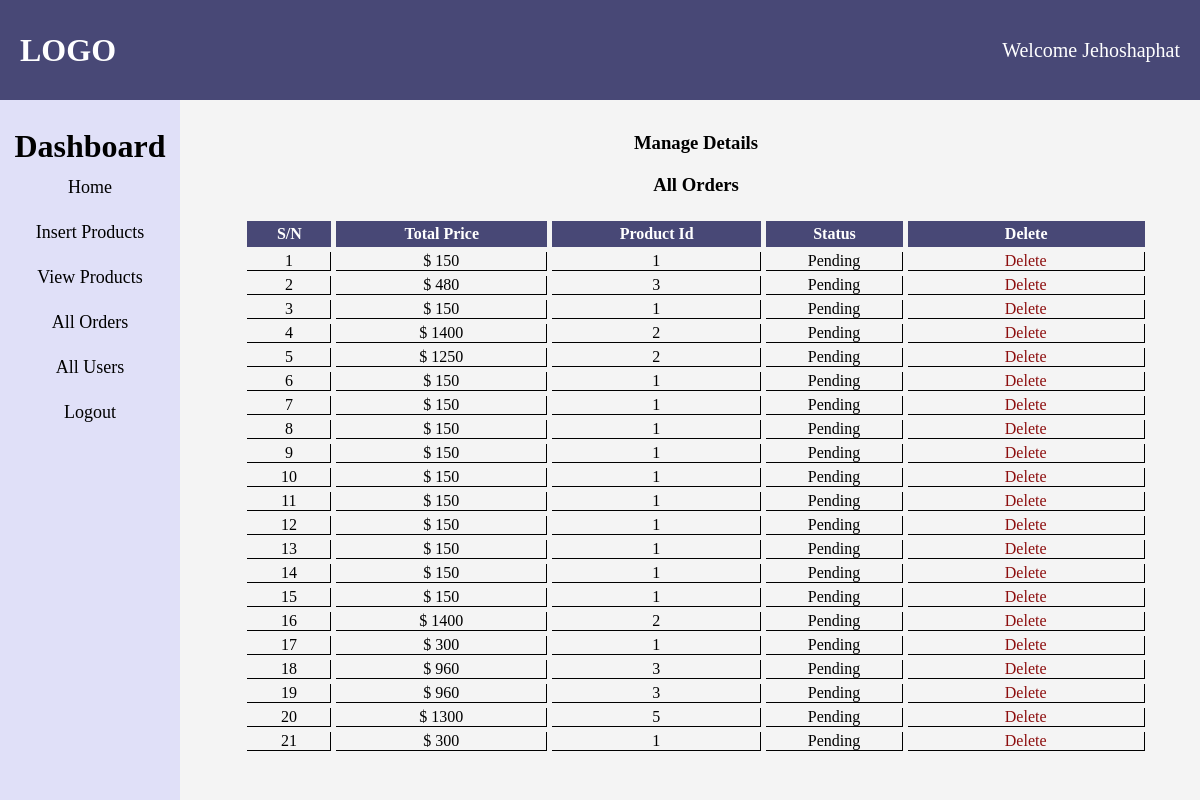
The page /Admin/List_orders.php (signed in) on the database its author committed.
### tables this page shows
CREATE TABLE `orders` (
  `Id` int(11) NOT NULL,
  `user_id` int(11) NOT NULL,
  `product_id` int(11) NOT NULL,
  `total_price` int(11) NOT NULL,
  `status` enum('Pending','Complete','Failed') NOT NULL
);

### Admin/List_orders.php (the view, shortened to what this page needs)
<?php
include ("../include/connection.php");
if(isset($_SESSION['id'])){
        $select = "SELECT * FROM users WHERE role= 'Admin'";
        $stmt = $connection->query($select);
        $fetch =$stmt->fetch(PDO::FETCH_ASSOC);
        $id = $fetch['id'];
        if($_SESSION['id'] ==  $id){     ?>
    <!DOCTYPE html>
    <html lang="en">
    <head>
        <link rel="stylesheet" href="style.css">
    </head>
    <body>
    <div class = 'Admin-header'>
        <h1>LOGO</h1>
        <ul>
            <li>
                <?php
                    if(isset($_SESSION['id'])){
                        echo "<a href=''>Welcome ".$_SESSION['username']."</a>";
                    }else{
                        echo "<a href=''>Welcome Admin</a>";
                    }
                ?>
            </li>
        </ul>
    </div>
    <div class = "main-container">
        <div class = "left-nav">
                <h1 class = "dashboard">Dashboard </h1>
                <div class = "Individual-btns">
                <ul>
                        <li>
                            <a href="index.php">Home</a>
                        </li>
                        <li>
                            <a href="insert_product.php">Insert Products</a>
                        </li>
                        <li>
                            <a href="View_products.php">View Products</a>
                        </li>
                        <li>
                            <a href="All_Users">All Orders</a>
                        </li>
                        <li>
                            <a href="All_Users.php">All Users</a>
                        </li>
                        <li>
                            <a href="../Logout.php">Logout</a>
                        </li>
                </ul>
                </div>
            </div>
            <div class = "right-body">
                <h3>Manage Details</h3>
                <h3>All Orders</h3>
                    <table  cellspacing = "5" cellpadding = "5"  >
                            <thead>
                                    <?php
                                        $get_orders = "SELECT * FROM `orders`";
                                        $result_orders = $connection->query($get_orders);
                                        $row_count = $result_orders->rowCount();
                                if($row_count==0){
                                    echo "<h2>No Orders Yet</h2>";
                                }else{
                                    echo "<tr>
                                        <th>S/N</th>
                                        <th>Total Price</th>
                                        <th>Product Id</th>
                                        <th>Status</th>
                                        <th>Delete</th>
                                    </tr>
                                </thead>";
                                    $number = 0;
                                    while($row_data =  $result_orders->fetch(PDO::FETCH_ASSOC)){
                                        $order_id= $row_data['Id'];
                                        $product_id= $row_data['product_id'];
                                        $price_total= $row_data['total_price'];
                                        $status= $row_data['status'];
                                        $number++;
                                        echo "<tr>
                                        <td> $number</td>
                                        <td>$ $price_total</td>
                                        <td>  $product_id</td>
                                        <td>$status</td>
                                        <td> <a class = 'delete-btn' href='index.php?delete_oders=$order_id'>Delete</a> </td>
                                    </tr>";
                                    }
                                }
                                    ?>
                    </table>
    </body>
    </html>
        <?php }else{
                header('location:../index.php');
            }
}
?>

### Admin/style.css (style rules this page uses)
* { margin: 0; padding: 0; box-sizing: border-box; list-style-type: none; text-decoration: none; }
body { background-color: #f4f4f4; }
.Admin-header h1, a { color: white; margin: 20px; }
.Admin-header a { color: white; margin: 20px; font-size: 20px; }
.Admin-header { position: fixed; width: 100%; height: 100px; background-color: #484876; display: flex; justify-content: space-between; align-items: center; z-index: 1; }
h3 { text-align: center; color: black; margin: 20px; }
.main-container { width: 100%; height: 100vh; display: flex; background-color: #f4f4f4; }
.left-nav { position: fixed; width: 15%; display: flex; flex-direction: column; justify-content: center; align-items: center; flex: 1; background-color: #e0e0f8; margin-top: 6em; height: 100%; }
.right-body { width: 80%; flex: 6; margin: 7em 0 0 12em; }
.Individual-btns { flex: 5; }
.Individual-btns ul li a { color: black; line-height: 45px; font-size: 18px; text-align: center; }
table { width: 90%; margin: auto; }
th { background-color: #484876; padding: 4px; color: white; }
.delete-btn { padding: 5px; border-radius: 4px; cursor: pointer; width: 20px; color: rgb(141, 14, 14); }
td { text-align: center; border-bottom: 1px solid black; border-right: 1px solid black; }

### Admin/List_orders.php (style rules this page uses)
.dashboard { color: black; margin-top: 1em; }
ul { text-align: center; }

### rows shown on the page
orders: total_price "150", product "1", status "Pending"
orders: total_price "480", product "3", status "Pending"
orders: total_price "150", product "1", status "Pending"
orders: total_price "1400", product "2", status "Pending"
orders: total_price "1250", product "2", status "Pending"
orders: total_price "150", product "1", status "Pending"
orders: total_price "150", product "1", status "Pending"
orders: total_price "150", product "1", status "Pending"
orders: total_price "150", product "1", status "Pending"
orders: total_price "150", product "1", status "Pending"
orders: total_price "150", product "1", status "Pending"
orders: total_price "150", product "1", status "Pending"
orders: total_price "150", product "1", status "Pending"
orders: total_price "150", product "1", status "Pending"
orders: total_price "150", product "1", status "Pending"
orders: total_price "1400", product "2", status "Pending"
orders: total_price "300", product "1", status "Pending"
orders: total_price "960", product "3", status "Pending"
orders: total_price "960", product "3", status "Pending"
orders: total_price "1300", product "5", status "Pending"
orders: total_price "300", product "1", status "Pending"

### other values the page prints
$_SESSION['username'] "Jehoshaphat"
